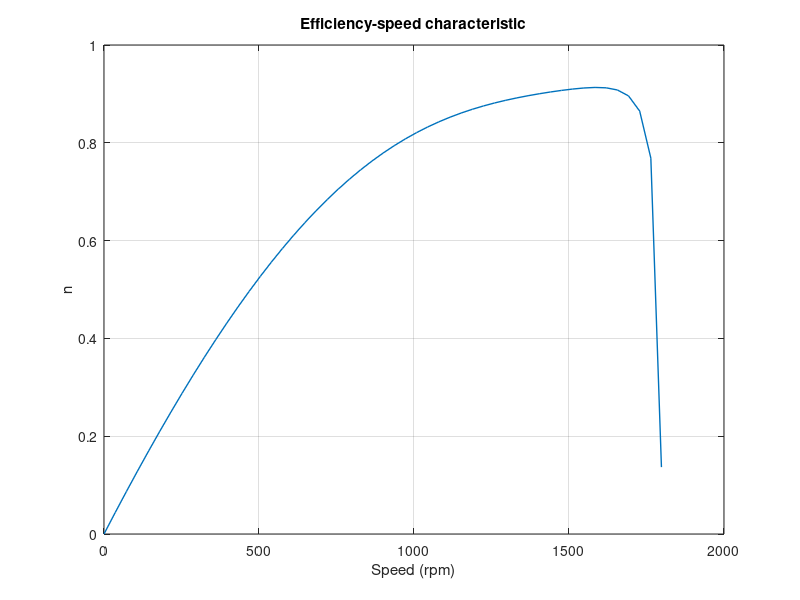

Recreate this plot in MATLAB.
clear all;
close all;
clc

%Initializing values
r1 = 1.4;                   %Stator resistance
x1 = 6.875;                 %Stator reactance
r2 = 7.46;                  %Rotor resistance
x2 = 6.875;                 %Rotor reactance
xm = 379.1;                 %Magnetization branch reactance
rc = 1146;
v1 = 400;                   %Phase voltage

ns = 1800;                  %Synchronous speed (rpm)
ws = 188.5;                 %Synchronous speed (rad/s)

%Creating many slips between 0 and 1 and starting from
%0.001 to avoid program crashing

k = [0:1:50];
s = k/50;     
s(1) = 0.001;
nm =(1-s)*ns;      


%Original circuit
for i = 1:51
    z1 = r1 + j*x1;
    zp = (rc*j*xm)/(rc+j*xm);
    z2(i) = r2/s(i) + j*x2;
    ztotal(i) = z1 + (z2(i)*zp)/(z2(i)+zp);
    i1(i) = 400 / ztotal(i);
    ztotal_abs(i) = abs(ztotal(i));
    ztotal_theta(i) = angle(ztotal(i));
    theta_cos(i) = cos(ztotal_theta(i));
    p_ph(i) = v1 * abs(i1(i)) * theta_cos(i);
    i2(i) = 400 / z2(i);
    i2_abs(i) = abs(i2(i));
    p_el(i) = 3* p_ph(i);
    p_ag(i) = 3*(abs(i2(i))^2)* r2/s(i);
    p_mech(i) = (1-s(i))*p_ag(i);
    eff(i) = p_mech(i)/p_el(i); 
end


%Plot the torque speed characteristic
figure()
plot(nm,eff,'LineWidth',1.0);
xlabel('Speed (rpm)');
ylabel('n');
title('Efficiency-speed characteristic');
grid on;





